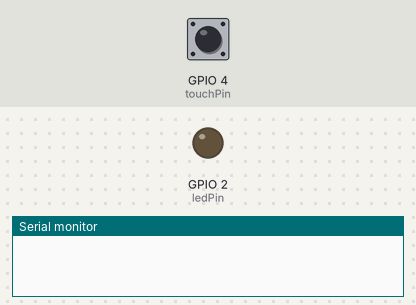
A sketch run on a simulated ESP32. Parts: output pins drawn as LEDs (lit = HIGH), the last lines printed to the serial monitor. Inputs (shaded band) come from the test bench; at power-on: GPIO 4 (touchPin) HIGH.

Above: at 0.1 s.
At 1.5 s:
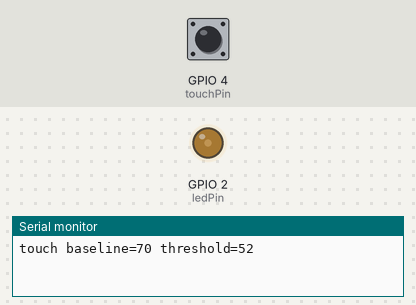
1.6 s: GPIO 4 (touchPin) pulled LOW for 0.15 s
At 2.01 s:
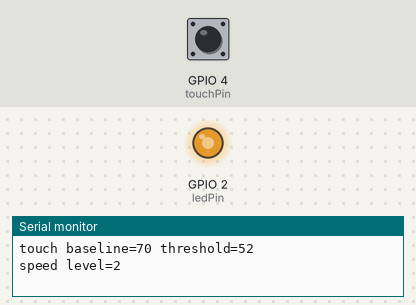
4.7 s: GPIO 4 (touchPin) pulled LOW for 1 s
Timing chart, 0 to 13.8 s (numbered marks = the images above; inputs shaded):
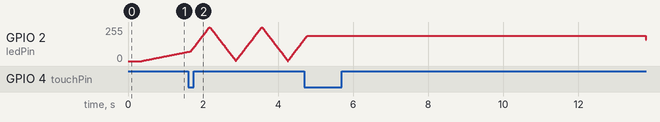

The sketch:

ex05.ino
```cpp
const int ledPin = 2;
const int touchPin = 4;

const unsigned long debounceMs = 80;
const unsigned long stepDelayMs[] = {18, 8, 3};
const uint8_t stepSize[] = {1, 3, 8};
const int speedCount = 3;

uint16_t touchBaseline = 0;
uint16_t touchThreshold = 0;

bool lastRawTouch = false;
bool stableTouch = false;
unsigned long lastDebounceTime = 0;

int speedLevel = 0;
int duty = 0;
bool increasing = true;
unsigned long lastStepTime = 0;

bool readTouchPressed() {
	return touchRead(touchPin) < touchThreshold;
}

void setup() {
	Serial.begin(115200);
	ledcAttach(ledPin, 5000, 8);
	ledcWrite(ledPin, 0);

	delay(200);

	uint32_t total = 0;
	for (int i = 0; i < 32; i++) {
		total += touchRead(touchPin);
		delay(5);
	}

	touchBaseline = total / 32;
	touchThreshold = touchBaseline * 3 / 4;
	if (touchThreshold < 10) {
		touchThreshold = 10;
	}

	lastRawTouch = readTouchPressed();
	stableTouch = lastRawTouch;

	Serial.printf("touch baseline=%u threshold=%u\n", touchBaseline, touchThreshold);
}

void loop() {
	unsigned long now = millis();
	bool rawTouch = readTouchPressed();

	if (rawTouch != lastRawTouch) {
		lastDebounceTime = now;
		lastRawTouch = rawTouch;
	}

	if ((now - lastDebounceTime) >= debounceMs && rawTouch != stableTouch) {
		stableTouch = rawTouch;

		if (stableTouch) {
			speedLevel = (speedLevel + 1) % speedCount;
			Serial.printf("speed level=%d\n", speedLevel + 1);
		}
	}

	if (now - lastStepTime < stepDelayMs[speedLevel]) {
		return;
	}
	lastStepTime = now;

	int step = stepSize[speedLevel];

	if (increasing) {
		duty += step;
		if (duty >= 255) {
			duty = 255;
			increasing = false;
		}
	} else {
		duty -= step;
		if (duty <= 0) {
			duty = 0;
			increasing = true;
		}
	}

	ledcWrite(ledPin, duty);
}
```

Measured:
- by itself, GPIO 2 (ledPin): rises from 161/255 to 188/255 in 0.07 s, then falls to 159/255 in 9.0 s
